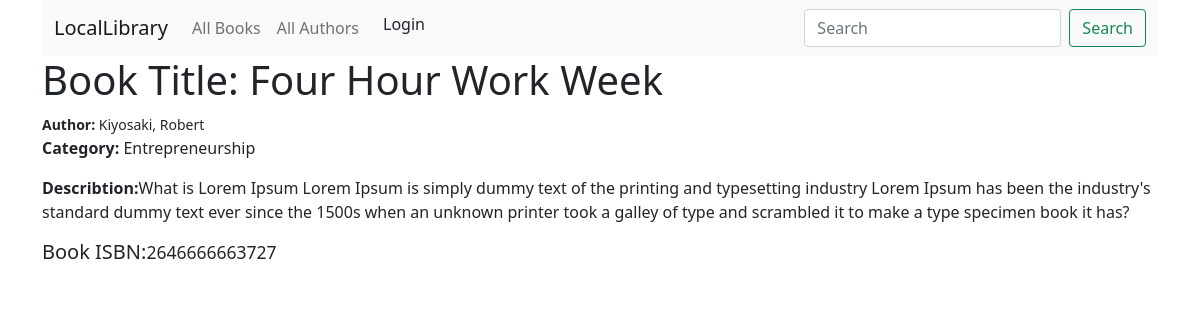
/catalog/book/2, run on the app's committed database.
### catalog/models.py (models this page shows, shortened)
class Book(models.Model):
	title = models.CharField(max_length=200)
	author = models.ForeignKey('Author', on_delete=models.SET_NULL, null=True)
	summary = models.TextField(max_length=1000, help_text='Enter a brief description of the book')
	isbn = models.CharField('ISBN', max_length=13, unique=True,
		help_text='13 character <a href="https://www.isbn-international.org/content/what-isbn">ISBN number </a>')
	genre = models.ManyToManyField(Genre, help_text='Select a genre for this book')

class Author(models.Model):
	first_name = models.CharField(max_length=100)
	last_name = models.CharField(max_length=100)
	data_of_birth = models.DateField(null=True,blank=True)
	date_of_death = models.DateField('Died', null=True, blank=True)
	class Meta:
		ordering = ['first_name', 'last_name']
	def __str__(self):
		return f'{self.last_name}, {self.first_name}'

class Genre(models.Model):
	name = models.CharField(max_length=200, help_text='Enter a book genre(e.g. Science Fiction)')
	def __str__(self):
		return self.name

### catalog/views.py (the view)
# urls.py: path('book/<int:pk>', views.BookDetailView.as_view(), name='book-detail'),
class BookDetailView(generic.DetailView):
	model = Book
	def get_context_data(self, **kwargs):
		context = super(BookDetailView, self).get_context_data(**kwargs)
		context['some_data'] = 'This is just some data'
		return context

### catalog/templates/catalog/book_detail.html (shortened to what this page needs)
{% extends 'base.html' %}
{% block content %}
<h1>Book Title: {{ book.title }}</h1>
<small><strong>Author: </strong>{{ book.author }}</small>
<p><strong>Category:</strong> {{ book.genre.all|join:", " }}</p>
<p><strong>Describtion:</strong>{{ book.summary}}</p>
<h5>Book ISBN:<small>{{ book.isbn }}</small></h5>
{% endblock %}

### data on the page
Book: title "Four Hour Work Week", author "Kiyosaki, Robert", genre.all "Entrepreneurship", summary "What is Lorem Ipsum Lorem Ipsum is simply dummy text of the printing and typesetting industry Lorem Ipsum has been the industry's standard dummy text ever since the 1500s when an unknown printer took a galley of type and scrambled it to make a type specimen book it has?", isbn "2646666663727"
